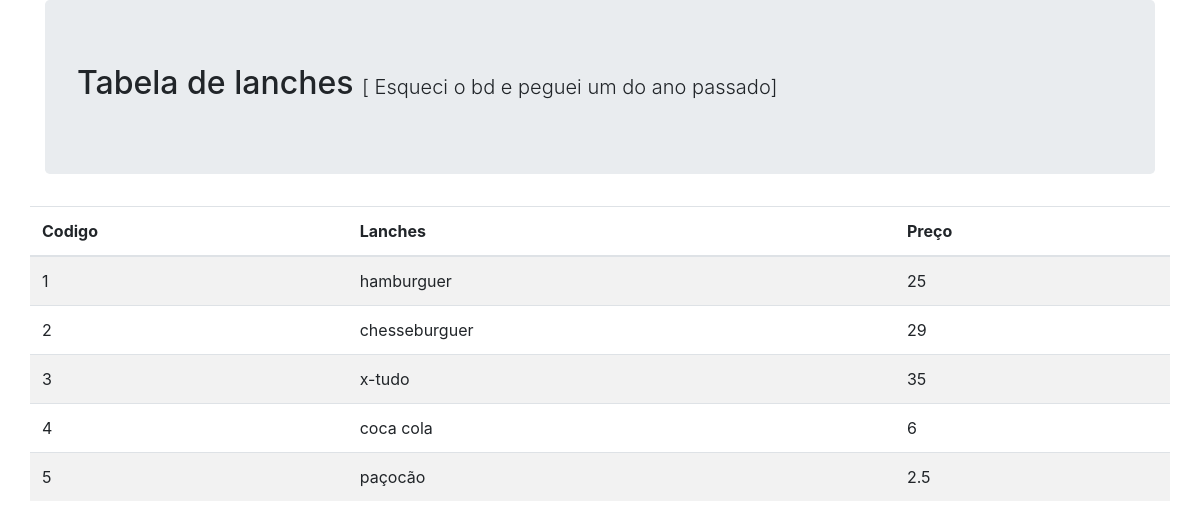
The page /PhPetec/07_08/index.php on the database its author committed.
### tables this page shows
CREATE TABLE produto(
	id INT NOT NULL auto_increment, 
    nome VARCHAR(30) NOT NULL,
    preco FLOAT NOT NULL,
	quantidade INT,
    id_categoria INT NOT NULL,
    PRIMARY KEY (id),
    FOREIGN KEY (id_categoria) REFERENCES categoria(id)  
);

### PhPetec/07_08/index.php (the view, shortened to what this page needs)
<?php
    include_once './conexao.php';
?>
<!DOCTYPE html>
<html lang="pt-BR">
<head>
    <link href="bootstrap/css/bootstrap.min.css" rel="stylesheet" type="text/css"/>
</head>
<body>
    <div class="container">
        <div class ="jumbotron">
            <h2> Tabela de lanches
                <span class="lead"> [ Esqueci o bd e peguei um do ano passado] </span>
            </h2>
        </div>
    </div>
    <?php
    $conn->exec("set names utf8");
    $sql = "Select * from produto";
    $result = $conn->query($sql);
    $lanche = $result->fetchAll(PDO::FETCH_ASSOC);
    ?>
    <div class="container">
    <div class = "row">
        <table class="table table-striped">
            <thead>
            <tr>
                <th> Codigo </th>
                <th> Lanches </th>
                <th> Preço </th>
            </tr>
            </thead>
            <tbody>
                <?php
                    foreach($lanche as $comida ){
                ?>
                <tr>
                            <td><?=$comida[id]?></td>
                            <td><?=$comida[nome]?></td>
                            <td><?=$comida[preco]?></td>
                </tr>
                <?php
                }
                ?>
            </tbody>
        </table>
        </div>
    </div>
</body>
</html>

### rows shown on the page
produto: id "1", nome "hamburguer", preco "25"
produto: id "2", nome "chesseburguer", preco "29"
produto: id "3", nome "x-tudo", preco "35"
produto: id "4", nome "coca cola", preco "6"
produto: id "5", nome "paçocão", preco "2.5"
